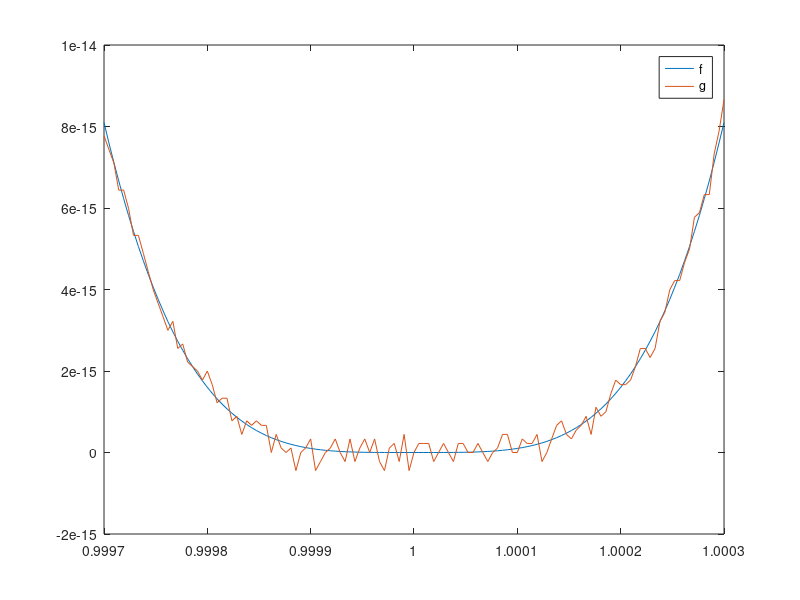

MATLAB code for this plot:
%ejercicio 3
clc 
clear 
n=127;

f=@(x) (x-1).^4;
%g=@(x) 1-4*x+6*x^2-4*x^3+x^4
pg=[1,-4,6,-4,1];

a=1-3e-4;
b=1+3e-4;
t=linspace(a,b,n);
plot(t,f(t),t,polyval(pg,t));
legend('f','g');